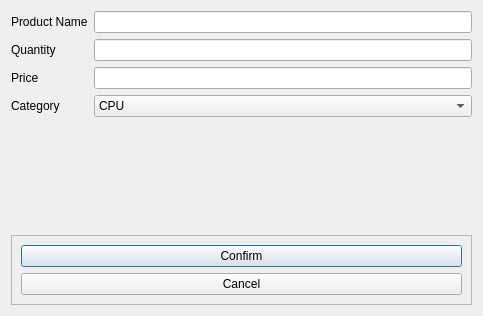
<?xml version="1.0" encoding="UTF-8"?>
<ui version="4.0">
 <class>UdpateProductDialog</class>
 <widget class="QDialog" name="UdpateProductDialog">
  <property name="geometry">
   <rect>
    <x>0</x>
    <y>0</y>
    <width>483</width>
    <height>316</height>
   </rect>
  </property>
  <property name="maximumSize">
   <size>
    <width>483</width>
    <height>316</height>
   </size>
  </property>
  <property name="windowTitle">
   <string>Dialog</string>
  </property>
  <layout class="QVBoxLayout" name="verticalLayout_2">
   <item>
    <layout class="QFormLayout" name="formLayout">
     <item row="0" column="0">
      <widget class="QLabel" name="label">
       <property name="text">
        <string>Product Name</string>
       </property>
      </widget>
     </item>
     <item row="0" column="1">
      <widget class="QLineEdit" name="productNameInput"/>
     </item>
     <item row="1" column="0">
      <widget class="QLabel" name="label_2">
       <property name="text">
        <string>Quantity</string>
       </property>
      </widget>
     </item>
     <item row="1" column="1">
      <widget class="QLineEdit" name="quantityInput"/>
     </item>
     <item row="2" column="0">
      <widget class="QLabel" name="label_3">
       <property name="text">
        <string>Price</string>
       </property>
      </widget>
     </item>
     <item row="2" column="1">
      <widget class="QLineEdit" name="priceInput"/>
     </item>
     <item row="3" column="0">
      <widget class="QLabel" name="label_4">
       <property name="text">
        <string>Category</string>
       </property>
      </widget>
     </item>
     <item row="3" column="1">
      <widget class="QComboBox" name="categoryChoice">
       <item>
        <property name="text">
         <string>CPU</string>
        </property>
       </item>
       <item>
        <property name="text">
         <string>GPU</string>
        </property>
       </item>
       <item>
        <property name="text">
         <string>RAM</string>
        </property>
       </item>
       <item>
        <property name="text">
         <string>Motherboard</string>
        </property>
       </item>
       <item>
        <property name="text">
         <string>Power Supply</string>
        </property>
       </item>
       <item>
        <property name="text">
         <string>Fan Coller</string>
        </property>
       </item>
       <item>
        <property name="text">
         <string>Tower Case</string>
        </property>
       </item>
      </widget>
     </item>
    </layout>
   </item>
   <item>
    <spacer name="verticalSpacer">
     <property name="orientation">
      <enum>Qt::Vertical</enum>
     </property>
     <property name="sizeHint" stdset="0">
      <size>
       <width>20</width>
       <height>40</height>
      </size>
     </property>
    </spacer>
   </item>
   <item>
    <widget class="QFrame" name="frame">
     <property name="frameShape">
      <enum>QFrame::StyledPanel</enum>
     </property>
     <property name="frameShadow">
      <enum>QFrame::Raised</enum>
     </property>
     <layout class="QVBoxLayout" name="verticalLayout">
      <item>
       <widget class="QPushButton" name="confirmButton">
        <property name="text">
         <string>Confirm</string>
        </property>
       </widget>
      </item>
      <item>
       <widget class="QPushButton" name="cancelButton">
        <property name="text">
         <string>Cancel</string>
        </property>
       </widget>
      </item>
     </layout>
    </widget>
   </item>
  </layout>
 </widget>
 <resources/>
 <connections/>
</ui>
